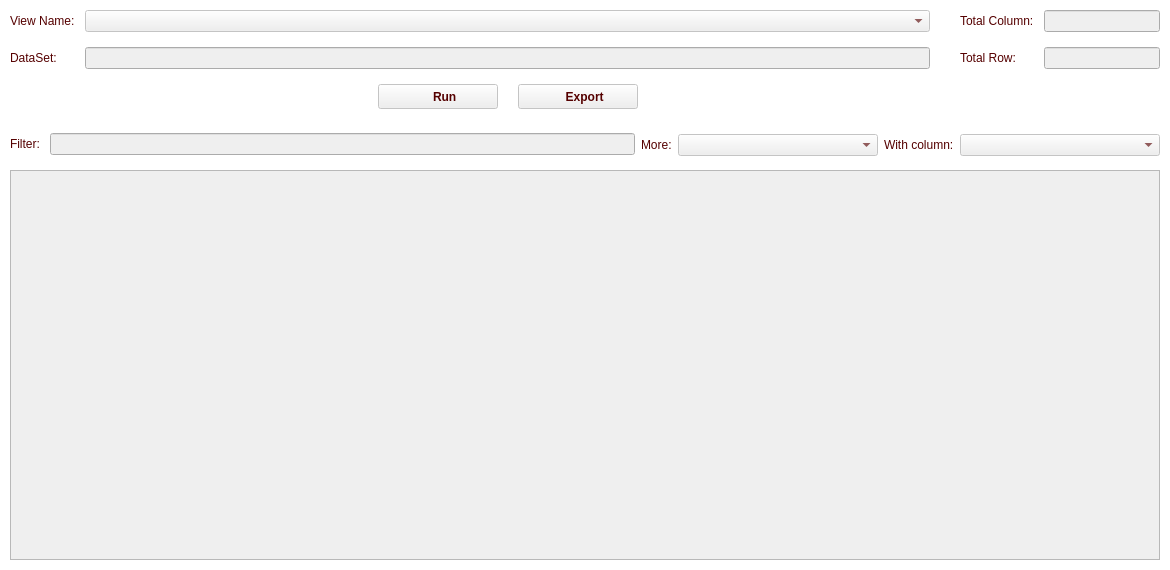
<?xml version="1.0" encoding="UTF-8"?>
<ui version="4.0">
 <class>frmRunView</class>
 <widget class="QWidget" name="frmRunView">
  <property name="geometry">
   <rect>
    <x>0</x>
    <y>0</y>
    <width>1170</width>
    <height>570</height>
   </rect>
  </property>
  <property name="minimumSize">
   <size>
    <width>1170</width>
    <height>570</height>
   </size>
  </property>
  <property name="palette">
   <palette>
    <active>
     <colorrole role="WindowText">
      <brush brushstyle="SolidPattern">
       <color alpha="255">
        <red>0</red>
        <green>0</green>
        <blue>0</blue>
       </color>
      </brush>
     </colorrole>
     <colorrole role="Button">
      <brush brushstyle="SolidPattern">
       <color alpha="255">
        <red>255</red>
        <green>255</green>
        <blue>255</blue>
       </color>
      </brush>
     </colorrole>
     <colorrole role="Light">
      <brush brushstyle="SolidPattern">
       <color alpha="255">
        <red>255</red>
        <green>255</green>
        <blue>255</blue>
       </color>
      </brush>
     </colorrole>
     <colorrole role="Midlight">
      <brush brushstyle="SolidPattern">
       <color alpha="255">
        <red>255</red>
        <green>255</green>
        <blue>255</blue>
       </color>
      </brush>
     </colorrole>
     <colorrole role="Dark">
      <brush brushstyle="SolidPattern">
       <color alpha="255">
        <red>127</red>
        <green>127</green>
        <blue>127</blue>
       </color>
      </brush>
     </colorrole>
     <colorrole role="Mid">
      <brush brushstyle="SolidPattern">
       <color alpha="255">
        <red>170</red>
        <green>170</green>
        <blue>170</blue>
       </color>
      </brush>
     </colorrole>
     <colorrole role="Text">
      <brush brushstyle="SolidPattern">
       <color alpha="255">
        <red>0</red>
        <green>0</green>
        <blue>0</blue>
       </color>
      </brush>
     </colorrole>
     <colorrole role="BrightText">
      <brush brushstyle="SolidPattern">
       <color alpha="255">
        <red>255</red>
        <green>255</green>
        <blue>255</blue>
       </color>
      </brush>
     </colorrole>
     <colorrole role="ButtonText">
      <brush brushstyle="SolidPattern">
       <color alpha="255">
        <red>0</red>
        <green>0</green>
        <blue>0</blue>
       </color>
      </brush>
     </colorrole>
     <colorrole role="Base">
      <brush brushstyle="SolidPattern">
       <color alpha="255">
        <red>255</red>
        <green>255</green>
        <blue>255</blue>
       </color>
      </brush>
     </colorrole>
     <colorrole role="Window">
      <brush brushstyle="SolidPattern">
       <color alpha="255">
        <red>255</red>
        <green>255</green>
        <blue>255</blue>
       </color>
      </brush>
     </colorrole>
     <colorrole role="Shadow">
      <brush brushstyle="SolidPattern">
       <color alpha="255">
        <red>0</red>
        <green>0</green>
        <blue>0</blue>
       </color>
      </brush>
     </colorrole>
     <colorrole role="AlternateBase">
      <brush brushstyle="SolidPattern">
       <color alpha="255">
        <red>255</red>
        <green>255</green>
        <blue>255</blue>
       </color>
      </brush>
     </colorrole>
     <colorrole role="ToolTipBase">
      <brush brushstyle="SolidPattern">
       <color alpha="255">
        <red>255</red>
        <green>255</green>
        <blue>220</blue>
       </color>
      </brush>
     </colorrole>
     <colorrole role="ToolTipText">
      <brush brushstyle="SolidPattern">
       <color alpha="255">
        <red>0</red>
        <green>0</green>
        <blue>0</blue>
       </color>
      </brush>
     </colorrole>
     <colorrole role="PlaceholderText">
      <brush brushstyle="SolidPattern">
       <color alpha="127">
        <red>0</red>
        <green>0</green>
        <blue>0</blue>
       </color>
      </brush>
     </colorrole>
     <colorrole role="Accent">
      <brush brushstyle="SolidPattern">
       <color alpha="255">
        <red>255</red>
        <green>255</green>
        <blue>255</blue>
       </color>
      </brush>
     </colorrole>
    </active>
    <inactive>
     <colorrole role="WindowText">
      <brush brushstyle="SolidPattern">
       <color alpha="255">
        <red>0</red>
        <green>0</green>
        <blue>0</blue>
       </color>
      </brush>
     </colorrole>
     <colorrole role="Button">
      <brush brushstyle="SolidPattern">
       <color alpha="255">
        <red>255</red>
        <green>255</green>
        <blue>255</blue>
       </color>
      </brush>
     </colorrole>
     <colorrole role="Light">
      <brush brushstyle="SolidPattern">
       <color alpha="255">
        <red>255</red>
        <green>255</green>
        <blue>255</blue>
       </color>
      </brush>
     </colorrole>
     <colorrole role="Midlight">
      <brush brushstyle="SolidPattern">
       <color alpha="255">
        <red>255</red>
        <green>255</green>
        <blue>255</blue>
       </color>
      </brush>
     </colorrole>
     <colorrole role="Dark">
      <brush brushstyle="SolidPattern">
       <color alpha="255">
        <red>127</red>
        <green>127</green>
        <blue>127</blue>
       </color>
      </brush>
     </colorrole>
     <colorrole role="Mid">
      <brush brushstyle="SolidPattern">
       <color alpha="255">
        <red>170</red>
        <green>170</green>
        <blue>170</blue>
       </color>
      </brush>
     </colorrole>
     <colorrole role="Text">
      <brush brushstyle="SolidPattern">
       <color alpha="255">
        <red>0</red>
        <green>0</green>
        <blue>0</blue>
       </color>
      </brush>
     </colorrole>
     <colorrole role="BrightText">
      <brush brushstyle="SolidPattern">
       <color alpha="255">
        <red>255</red>
        <green>255</green>
        <blue>255</blue>
       </color>
      </brush>
     </colorrole>
     <colorrole role="ButtonText">
      <brush brushstyle="SolidPattern">
       <color alpha="255">
        <red>0</red>
        <green>0</green>
        <blue>0</blue>
       </color>
      </brush>
     </colorrole>
     <colorrole role="Base">
      <brush brushstyle="SolidPattern">
       <color alpha="255">
        <red>255</red>
        <green>255</green>
        <blue>255</blue>
       </color>
      </brush>
     </colorrole>
     <colorrole role="Window">
      <brush brushstyle="SolidPattern">
       <color alpha="255">
        <red>255</red>
        <green>255</green>
        <blue>255</blue>
       </color>
      </brush>
     </colorrole>
     <colorrole role="Shadow">
      <brush brushstyle="SolidPattern">
       <color alpha="255">
        <red>0</red>
        <green>0</green>
        <blue>0</blue>
       </color>
      </brush>
     </colorrole>
     <colorrole role="AlternateBase">
      <brush brushstyle="SolidPattern">
       <color alpha="255">
        <red>255</red>
        <green>255</green>
        <blue>255</blue>
       </color>
      </brush>
     </colorrole>
     <colorrole role="ToolTipBase">
      <brush brushstyle="SolidPattern">
       <color alpha="255">
        <red>255</red>
        <green>255</green>
        <blue>220</blue>
       </color>
      </brush>
     </colorrole>
     <colorrole role="ToolTipText">
      <brush brushstyle="SolidPattern">
       <color alpha="255">
        <red>0</red>
        <green>0</green>
        <blue>0</blue>
       </color>
      </brush>
     </colorrole>
     <colorrole role="PlaceholderText">
      <brush brushstyle="SolidPattern">
       <color alpha="127">
        <red>0</red>
        <green>0</green>
        <blue>0</blue>
       </color>
      </brush>
     </colorrole>
     <colorrole role="Accent">
      <brush brushstyle="SolidPattern">
       <color alpha="255">
        <red>255</red>
        <green>255</green>
        <blue>255</blue>
       </color>
      </brush>
     </colorrole>
    </inactive>
    <disabled>
     <colorrole role="WindowText">
      <brush brushstyle="SolidPattern">
       <color alpha="255">
        <red>127</red>
        <green>127</green>
        <blue>127</blue>
       </color>
      </brush>
     </colorrole>
     <colorrole role="Button">
      <brush brushstyle="SolidPattern">
       <color alpha="255">
        <red>255</red>
        <green>255</green>
        <blue>255</blue>
       </color>
      </brush>
     </colorrole>
     <colorrole role="Light">
      <brush brushstyle="SolidPattern">
       <color alpha="255">
        <red>255</red>
        <green>255</green>
        <blue>255</blue>
       </color>
      </brush>
     </colorrole>
     <colorrole role="Midlight">
      <brush brushstyle="SolidPattern">
       <color alpha="255">
        <red>255</red>
        <green>255</green>
        <blue>255</blue>
       </color>
      </brush>
     </colorrole>
     <colorrole role="Dark">
      <brush brushstyle="SolidPattern">
       <color alpha="255">
        <red>127</red>
        <green>127</green>
        <blue>127</blue>
       </color>
      </brush>
     </colorrole>
     <colorrole role="Mid">
      <brush brushstyle="SolidPattern">
       <color alpha="255">
        <red>170</red>
        <green>170</green>
        <blue>170</blue>
       </color>
      </brush>
     </colorrole>
     <colorrole role="Text">
      <brush brushstyle="SolidPattern">
       <color alpha="255">
        <red>127</red>
        <green>127</green>
        <blue>127</blue>
       </color>
      </brush>
     </colorrole>
     <colorrole role="BrightText">
      <brush brushstyle="SolidPattern">
       <color alpha="255">
        <red>255</red>
        <green>255</green>
        <blue>255</blue>
       </color>
      </brush>
     </colorrole>
     <colorrole role="ButtonText">
      <brush brushstyle="SolidPattern">
       <color alpha="255">
        <red>127</red>
        <green>127</green>
        <blue>127</blue>
       </color>
      </brush>
     </colorrole>
     <colorrole role="Base">
      <brush brushstyle="SolidPattern">
       <color alpha="255">
        <red>255</red>
        <green>255</green>
        <blue>255</blue>
       </color>
      </brush>
     </colorrole>
     <colorrole role="Window">
      <brush brushstyle="SolidPattern">
       <color alpha="255">
        <red>255</red>
        <green>255</green>
        <blue>255</blue>
       </color>
      </brush>
     </colorrole>
     <colorrole role="Shadow">
      <brush brushstyle="SolidPattern">
       <color alpha="255">
        <red>0</red>
        <green>0</green>
        <blue>0</blue>
       </color>
      </brush>
     </colorrole>
     <colorrole role="AlternateBase">
      <brush brushstyle="SolidPattern">
       <color alpha="255">
        <red>255</red>
        <green>255</green>
        <blue>255</blue>
       </color>
      </brush>
     </colorrole>
     <colorrole role="ToolTipBase">
      <brush brushstyle="SolidPattern">
       <color alpha="255">
        <red>255</red>
        <green>255</green>
        <blue>220</blue>
       </color>
      </brush>
     </colorrole>
     <colorrole role="ToolTipText">
      <brush brushstyle="SolidPattern">
       <color alpha="255">
        <red>0</red>
        <green>0</green>
        <blue>0</blue>
       </color>
      </brush>
     </colorrole>
     <colorrole role="PlaceholderText">
      <brush brushstyle="SolidPattern">
       <color alpha="127">
        <red>127</red>
        <green>127</green>
        <blue>127</blue>
       </color>
      </brush>
     </colorrole>
     <colorrole role="Accent">
      <brush brushstyle="SolidPattern">
       <color alpha="255">
        <red>255</red>
        <green>255</green>
        <blue>255</blue>
       </color>
      </brush>
     </colorrole>
    </disabled>
   </palette>
  </property>
  <property name="windowTitle">
   <string>Form</string>
  </property>
  <property name="styleSheet">
   <string notr="true">color: rgb(85, 0, 0);</string>
  </property>
  <layout class="QVBoxLayout" name="verticalLayout">
   <property name="spacing">
    <number>10</number>
   </property>
   <property name="leftMargin">
    <number>10</number>
   </property>
   <property name="topMargin">
    <number>10</number>
   </property>
   <property name="rightMargin">
    <number>10</number>
   </property>
   <property name="bottomMargin">
    <number>10</number>
   </property>
   <item>
    <widget class="QWidget" name="widget" native="true">
     <property name="minimumSize">
      <size>
       <width>0</width>
       <height>110</height>
      </size>
     </property>
     <property name="maximumSize">
      <size>
       <width>16777215</width>
       <height>110</height>
      </size>
     </property>
     <layout class="QHBoxLayout" name="horizontalLayout_2">
      <property name="spacing">
       <number>30</number>
      </property>
      <property name="leftMargin">
       <number>0</number>
      </property>
      <property name="topMargin">
       <number>0</number>
      </property>
      <property name="rightMargin">
       <number>0</number>
      </property>
      <property name="bottomMargin">
       <number>0</number>
      </property>
      <item>
       <widget class="QWidget" name="widget_3" native="true">
        <layout class="QFormLayout" name="formLayout_2">
         <property name="horizontalSpacing">
          <number>10</number>
         </property>
         <property name="verticalSpacing">
          <number>15</number>
         </property>
         <property name="leftMargin">
          <number>0</number>
         </property>
         <property name="topMargin">
          <number>0</number>
         </property>
         <property name="rightMargin">
          <number>0</number>
         </property>
         <property name="bottomMargin">
          <number>0</number>
         </property>
         <item row="0" column="0">
          <widget class="QLabel" name="label">
           <property name="text">
            <string>View Name:</string>
           </property>
          </widget>
         </item>
         <item row="0" column="1">
          <widget class="QComboBox" name="cbbRunView">
           <property name="enabled">
            <bool>false</bool>
           </property>
          </widget>
         </item>
         <item row="1" column="0">
          <widget class="QLabel" name="label_2">
           <property name="text">
            <string>DataSet:</string>
           </property>
          </widget>
         </item>
         <item row="1" column="1">
          <widget class="QLineEdit" name="leRunDataSet">
           <property name="enabled">
            <bool>false</bool>
           </property>
          </widget>
         </item>
         <item row="2" column="0">
          <spacer name="horizontalSpacer">
           <property name="orientation">
            <enum>Qt::Horizontal</enum>
           </property>
           <property name="sizeHint" stdset="0">
            <size>
             <width>48</width>
             <height>24</height>
            </size>
           </property>
          </spacer>
         </item>
         <item row="2" column="1">
          <layout class="QHBoxLayout" name="horizontalLayout">
           <property name="spacing">
            <number>20</number>
           </property>
           <item>
            <spacer name="horizontalSpacer_2">
             <property name="orientation">
              <enum>Qt::Horizontal</enum>
             </property>
             <property name="sizeHint" stdset="0">
              <size>
               <width>40</width>
               <height>20</height>
              </size>
             </property>
            </spacer>
           </item>
           <item>
            <widget class="QPushButton" name="btnRunRun">
             <property name="enabled">
              <bool>false</bool>
             </property>
             <property name="minimumSize">
              <size>
               <width>120</width>
               <height>25</height>
              </size>
             </property>
             <property name="maximumSize">
              <size>
               <width>120</width>
               <height>25</height>
              </size>
             </property>
             <property name="font">
              <font>
               <bold>true</bold>
              </font>
             </property>
             <property name="text">
              <string>    Run</string>
             </property>
             <property name="icon">
              <iconset resource="images.qrc">
               <normaloff>:/images/images/running.png</normaloff>:/images/images/running.png</iconset>
             </property>
             <property name="iconSize">
              <size>
               <width>18</width>
               <height>18</height>
              </size>
             </property>
            </widget>
           </item>
           <item>
            <widget class="QPushButton" name="btnRunExport">
             <property name="enabled">
              <bool>false</bool>
             </property>
             <property name="minimumSize">
              <size>
               <width>120</width>
               <height>25</height>
              </size>
             </property>
             <property name="maximumSize">
              <size>
               <width>120</width>
               <height>25</height>
              </size>
             </property>
             <property name="font">
              <font>
               <bold>true</bold>
              </font>
             </property>
             <property name="text">
              <string>    Export</string>
             </property>
             <property name="icon">
              <iconset resource="images.qrc">
               <normaloff>:/images/images/export.png</normaloff>:/images/images/export.png</iconset>
             </property>
             <property name="iconSize">
              <size>
               <width>18</width>
               <height>18</height>
              </size>
             </property>
            </widget>
           </item>
           <item>
            <spacer name="horizontalSpacer_3">
             <property name="orientation">
              <enum>Qt::Horizontal</enum>
             </property>
             <property name="sizeHint" stdset="0">
              <size>
               <width>40</width>
               <height>20</height>
              </size>
             </property>
            </spacer>
           </item>
          </layout>
         </item>
        </layout>
       </widget>
      </item>
      <item>
       <widget class="QWidget" name="widget_2" native="true">
        <property name="maximumSize">
         <size>
          <width>200</width>
          <height>16777215</height>
         </size>
        </property>
        <layout class="QFormLayout" name="formLayout">
         <property name="horizontalSpacing">
          <number>10</number>
         </property>
         <property name="verticalSpacing">
          <number>15</number>
         </property>
         <property name="leftMargin">
          <number>0</number>
         </property>
         <property name="topMargin">
          <number>0</number>
         </property>
         <property name="rightMargin">
          <number>0</number>
         </property>
         <property name="bottomMargin">
          <number>0</number>
         </property>
         <item row="0" column="0">
          <widget class="QLabel" name="label_3">
           <property name="text">
            <string>Total Column:</string>
           </property>
          </widget>
         </item>
         <item row="0" column="1">
          <widget class="QLineEdit" name="leRunTotalCol">
           <property name="enabled">
            <bool>false</bool>
           </property>
          </widget>
         </item>
         <item row="1" column="0">
          <widget class="QLabel" name="label_5">
           <property name="text">
            <string>Total Row:</string>
           </property>
          </widget>
         </item>
         <item row="1" column="1">
          <widget class="QLineEdit" name="leRunTotalRow">
           <property name="enabled">
            <bool>false</bool>
           </property>
          </widget>
         </item>
        </layout>
       </widget>
      </item>
     </layout>
    </widget>
   </item>
   <item>
    <widget class="QWidget" name="widget_4" native="true">
     <property name="minimumSize">
      <size>
       <width>0</width>
       <height>30</height>
      </size>
     </property>
     <property name="maximumSize">
      <size>
       <width>16777215</width>
       <height>30</height>
      </size>
     </property>
     <layout class="QHBoxLayout" name="horizontalLayout_3">
      <property name="leftMargin">
       <number>0</number>
      </property>
      <property name="topMargin">
       <number>0</number>
      </property>
      <property name="rightMargin">
       <number>0</number>
      </property>
      <property name="bottomMargin">
       <number>0</number>
      </property>
      <item>
       <layout class="QFormLayout" name="formLayout_3">
        <property name="horizontalSpacing">
         <number>10</number>
        </property>
        <property name="verticalSpacing">
         <number>0</number>
        </property>
        <property name="topMargin">
         <number>3</number>
        </property>
        <item row="0" column="0">
         <widget class="QLabel" name="label_4">
          <property name="text">
           <string>Filter:</string>
          </property>
         </widget>
        </item>
        <item row="0" column="1">
         <widget class="QLineEdit" name="leRunSearch">
          <property name="enabled">
           <bool>false</bool>
          </property>
         </widget>
        </item>
       </layout>
      </item>
      <item>
       <widget class="QLabel" name="label_6">
        <property name="text">
         <string>More:</string>
        </property>
       </widget>
      </item>
      <item>
       <widget class="QComboBox" name="cbbRunMore">
        <property name="enabled">
         <bool>false</bool>
        </property>
        <property name="minimumSize">
         <size>
          <width>200</width>
          <height>0</height>
         </size>
        </property>
       </widget>
      </item>
      <item>
       <widget class="QLabel" name="label_7">
        <property name="text">
         <string>With column:</string>
        </property>
       </widget>
      </item>
      <item>
       <widget class="QComboBox" name="cbbRunWithCol">
        <property name="enabled">
         <bool>false</bool>
        </property>
        <property name="minimumSize">
         <size>
          <width>200</width>
          <height>0</height>
         </size>
        </property>
       </widget>
      </item>
     </layout>
    </widget>
   </item>
   <item>
    <widget class="QTableView" name="tbwRun">
     <property name="enabled">
      <bool>false</bool>
     </property>
     <property name="styleSheet">
      <string notr="true">QHeaderView::section:checked{
	background-color: rgb(225, 225, 225);
}
QHeaderView::section { 
	background-color:  rgb(225, 225, 225);
	color: rgb(85, 0, 0);
 	padding-left: 4px;
 	border: 0.5px solid rgb(225, 225, 225); }

QTableView::item {
	padding-top: 3px;
	padding-bottom: 3px;
	padding-right: 10px;
	padding-left: 10px;
}</string>
     </property>
    </widget>
   </item>
  </layout>
 </widget>
 <resources>
  <include location="images.qrc"/>
 </resources>
 <connections/>
</ui>
